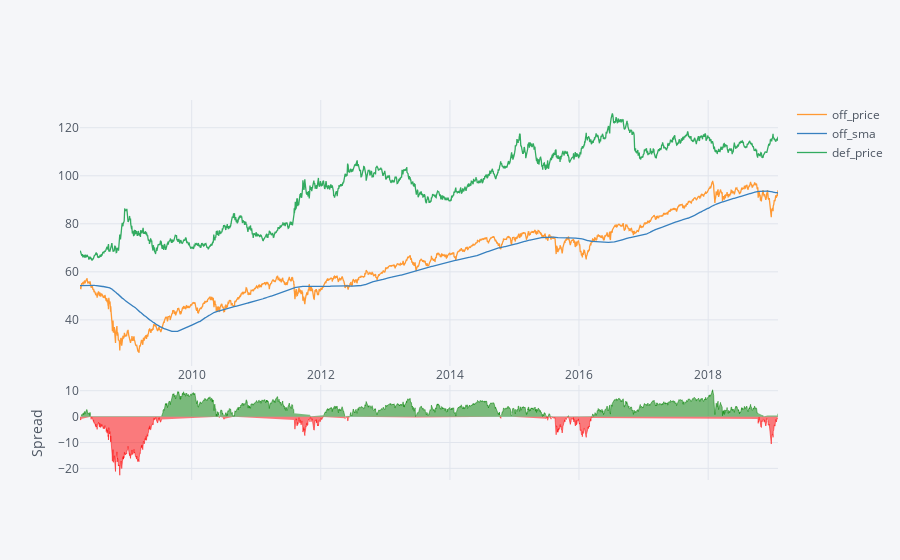

Notebook source saved alongside this figure:
### Markdown cell above
## Plot our data so far
We can see below that the moving-average signal would have dodged some of the pain in 2009. It also would have created some whipsaws in 2011 and 2015, which is the risk of this strategy.

### Code cell
strategy_df[['off_price','off_sma','def_price']].iplot(kind='spread')

### Figure 1 — Plotly figure (JSON) as saved in the notebook; plotly's stock layout.template omitted (floating-point values rounded to 4 significant figures; data arrays with more than 128 entries replaced by an {"elided": "..."} marker saying what was removed)
{"data": [{"line": {"color": "rgba(255, 153, 51, 1.0)", "dash": "solid", "shape": "linear", "width": 1.3}, "mode": "lines", "name": "off_price", "text": "", "type": "scatter", "uid": "45e1cae8-576b-4420-9229-ede9382f6f13", "x": {"elided": "2723 str values"}, "y": {"elided": "2723 float values"}}, {"line": {"color": "rgba(55, 128, 191, 1.0)", "dash": "solid", "shape": "linear", "width": 1.3}, "mode": "lines", "name": "off_sma", "text": "", "type": "scatter", "uid": "5b29f4bb-965e-42aa-9179-65981a8c88e5", "x": {"elided": "2723 str values"}, "y": {"elided": "2723 float values"}}, {"line": {"color": "rgba(50, 171, 96, 1.0)", "dash": "solid", "shape": "linear", "width": 1.3}, "mode": "lines", "name": "def_price", "text": "", "type": "scatter", "uid": "e8f8d0fd-0dbe-477c-97bb-d1a61755a8c8", "x": {"elided": "2723 str values"}, "y": {"elided": "2723 float values"}}, {"connectgaps": false, "fill": "tozeroy", "line": {"color": "green", "dash": "solid", "shape": "linear", "width": 0.5}, "mode": "lines", "name": "Spread", "showlegend": false, "type": "scatter", "uid": "3bf97b6f-9e37-481e-aad0-0890d9610fde", "x": {"elided": "2723 str values"}, "xaxis": "x2", "y": {"elided": "2723 mixed values"}, "yaxis": "y2"}, {"connectgaps": false, "fill": "tozeroy", "line": {"color": "red", "dash": "solid", "shape": "linear", "width": 0.5}, "mode": "lines", "name": "Spread", "showlegend": false, "type": "scatter", "uid": "1777276a-e53a-441d-925b-b4f9c6030d29", "x": {"elided": "2723 str values"}, "xaxis": "x2", "y": {"elided": "2723 mixed values"}, "yaxis": "y2"}], "layout": {"hovermode": "x", "legend": {"bgcolor": "#F5F6F9", "font": {"color": "#4D5663"}}, "paper_bgcolor": "#F5F6F9", "plot_bgcolor": "#F5F6F9", "title": {"font": {"color": "#4D5663"}}, "xaxis": {"gridcolor": "#E1E5ED", "showgrid": true, "tickfont": {"color": "#4D5663"}, "title": {"font": {"color": "#4D5663"}, "text": ""}, "zerolinecolor": "#E1E5ED"}, "xaxis2": {"anchor": "y2", "gridcolor": "#E1E5ED", "showgrid": true, "showticklabels": false, "tickfont": {"color": "#4D5663"}, "title": {"font": {"color": "#4D5663"}, "text": ""}, "zerolinecolor": "#E1E5ED"}, "yaxis": {"domain": [0.3, 1], "gridcolor": "#E1E5ED", "showgrid": true, "tickfont": {"color": "#4D5663"}, "title": {"font": {"color": "#4D5663"}, "text": ""}, "zerolinecolor": "#E1E5ED"}, "yaxis2": {"domain": [0, 0.25], "gridcolor": "#E1E5ED", "showgrid": true, "tickfont": {"color": "#4D5663"}, "title": {"font": {"color": "#4D5663"}, "text": "Spread"}, "zerolinecolor": "#E1E5ED"}}}
